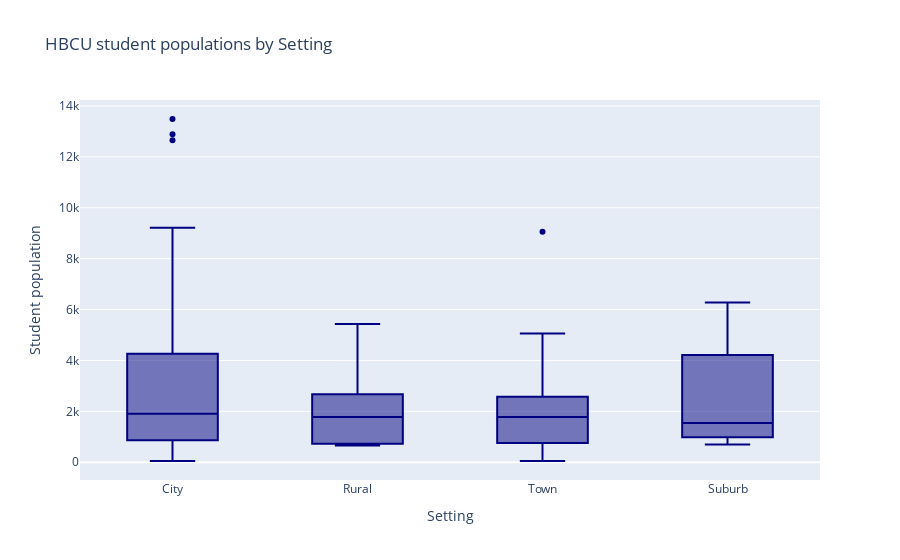

This figure's notebook cell:
### Code cell
#create boxplots of student population for each setting
fig = px.box(df, x=df['Setting'], y=df['Student population'], color_discrete_sequence=['navy'], title='HBCU student populations by Setting')
fig.show()

### Figure 1 — Plotly figure (JSON) as saved in the notebook; plotly's stock layout.template omitted (floating-point values rounded to 4 significant figures)
{"data": [{"alignmentgroup": "True", "hovertemplate": "Setting=%{x}<br>Student population=%{y}<extra></extra>", "legendgroup": "", "marker": {"color": "navy"}, "name": "", "notched": false, "offsetgroup": "", "orientation": "v", "showlegend": false, "type": "box", "x": ["City", "City", "City", "Rural", "City", "City", "City", "City", "City", "City", "City", "Town", "Suburb", "Rural", "Suburb", "Town", "City", "City", "Rural", "City", "City", "Rural", "City", "City", "Town", "City", "City", "City", "Suburb", "Town", "City", "Town", "City", "City", "City", "City", "City", "City", "City", "City", "Rural", "City", "Town", "City", "Rural", "City", "City", "City", "Suburb", "Suburb", "City", "Suburb", "Town", "City", "City", "City", "City", "City", "City", "City", "City", "City", "City", "City", "Town", "Town", "City", "City", "Town", "City", "City", "City", "City", "Town", "City", "City", "City", "City", "Town", "City", "City", "City", "Town", "City", "City", "City", "City", "Town", "City", "Town", "City", "Town", null, "Suburb", "City", "City", "Town", "Suburb", "Rural", "Town", "City", "City"], "x0": " ", "xaxis": "x", "y": [6007, 3828, 6334, 2933, 657, 53, 497, 1840, 168, 2727, 2968, 1306, 6275, 5434, 697, 1830, 4000, 197, 1783, 2006, 5826, 725, 1224, 1181, 2149, 6787, 1055, 9215, 1137, 2605, 4352, 5058, 1984, 3286, 1084, 12886, 1025, 193, 976, 6906, 729, 1093, 1726, 1010, 1903, 2919, 609, 1833, 1824, 839, 962, 1258, 1879, 2567, 891, 9101, 384, 5783, 13487, 7553, 1470, 310, 938, 769, 9056, 755, 1108, 2945, 50, 1067, 4166, 321, 237, 2649, 8226, 1950, 3154, 843, 88, 3102, 12653, 744, 903, 9218, 642, 8632, 677, 2570, 2387, 2518, 3577, 1636, 2138, 4648, 1860, 837, 507, 3785, 656, 698, 5004, 3419], "y0": " ", "yaxis": "y"}], "layout": {"boxmode": "group", "legend": {"tracegroupgap": 0}, "title": {"text": "HBCU student populations by Setting"}, "xaxis": {"anchor": "y", "domain": [0, 1], "title": {"text": "Setting"}}, "yaxis": {"anchor": "x", "domain": [0, 1], "title": {"text": "Student population"}}}}
